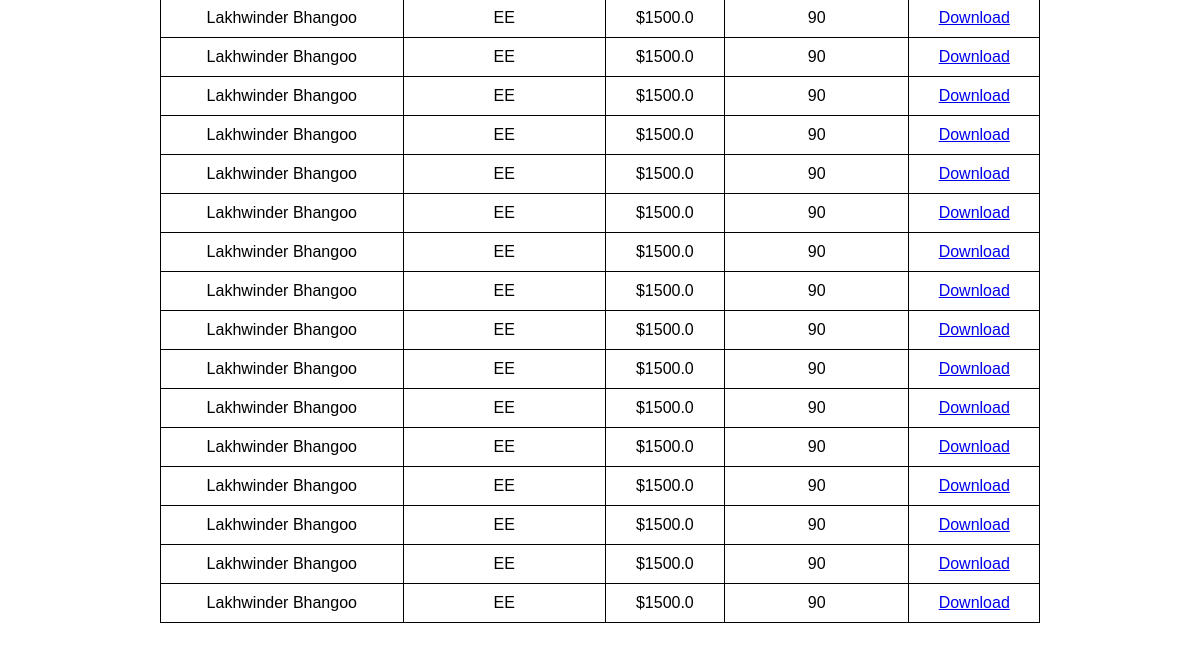
Before: / (lower part) with the older database file.
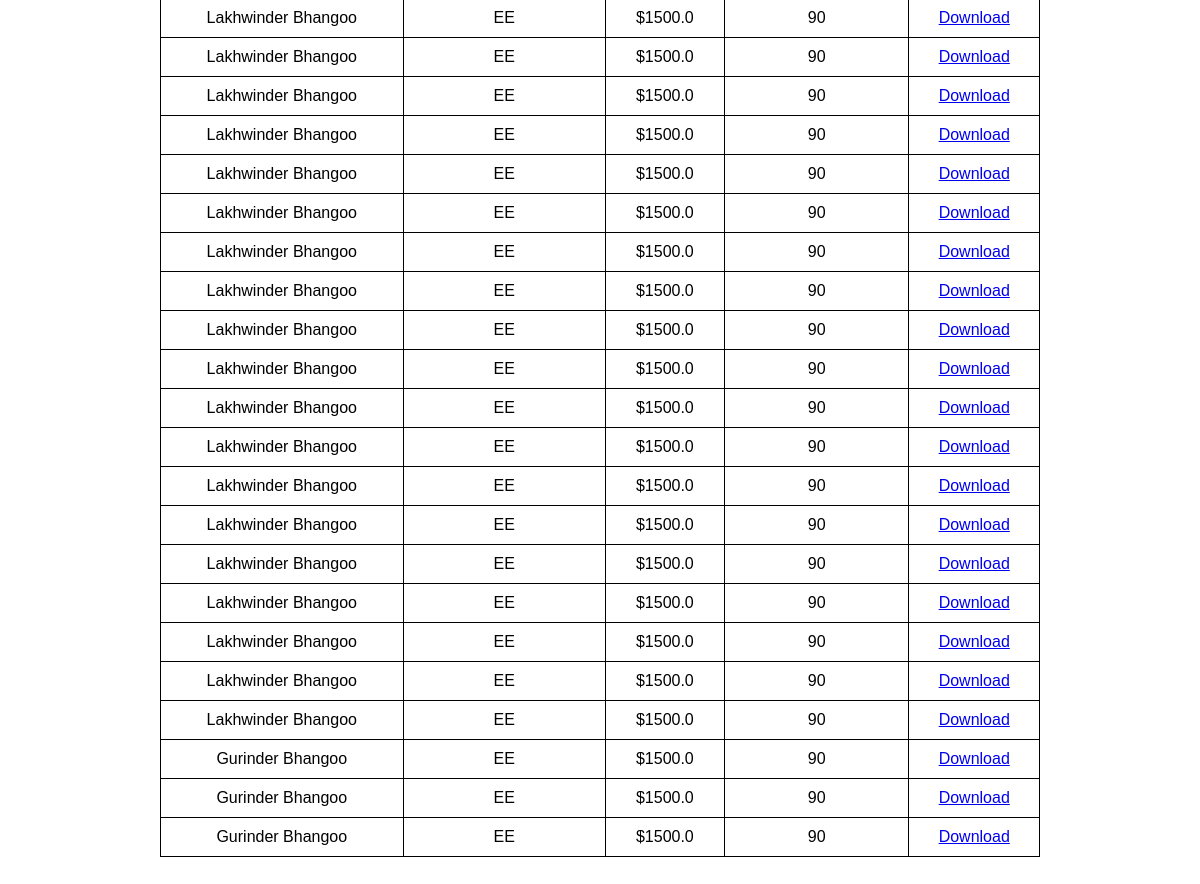
After: the same page with the newer database file.
### app.py (models this page shows)
class Quote(db.Model):
    id = db.Column(db.Integer, primary_key=True)
    customer_name = db.Column(db.String(100), nullable=False)
    recipient_email = db.Column(db.String(100), nullable=False)
    product_details = db.Column(db.Text, nullable=False)
    price = db.Column(db.Float, nullable=False)
    validity = db.Column(db.Integer, nullable=False)
    pdf_filename = db.Column(db.String(100), nullable=False)
    roof_square_feet = db.Column(db.Float, nullable=True)  # Roof Area
    roof_image_url = db.Column(db.String(255), nullable=True)  # Store Image URL

### app.py (the view)
@app.route("/")
def home():
    quotes = Quote.query.all()  # Fetch all quotes from the database
    return render_template("index.html", quotes=quotes)

### templates/index.html (shortened to what this page needs)
<!DOCTYPE html>
<html lang="en">
<head>
</head>
<body>
    <table>
        {% for quote in quotes %}
        <tr>
            <td>{{ quote.customer_name }}</td>
            <td>{{ quote.product_details }}</td>
            <td>${{ quote.price }}</td>
            <td>{{ quote.validity }}</td>
            <td><a href="{{ quote.pdf_filename }}" download>Download</a></td>
        </tr>
        {% endfor %}
    </table>
</body>
</html>

### templates/index.html (style rules this page uses)
body { font-family: Arial, sans-serif; text-align: center; margin: 50px; }
table { width: 80%; margin: auto; border-collapse: collapse; }

Changed rows visible on the page:
added Quote: customer_name "Lakhwinder Bhangoo", product_details "EE", price "1500.0", validity "90"
added Quote: customer_name "Lakhwinder Bhangoo", product_details "EE", price "1500.0", validity "90"
added Quote: customer_name "Lakhwinder Bhangoo", product_details "EE", price "1500.0", validity "90"
added Quote: customer_name "Gurinder Bhangoo", product_details "EE", price "1500.0", validity "90"
added Quote: customer_name "Gurinder Bhangoo", product_details "EE", price "1500.0", validity "90"
added Quote: customer_name "Gurinder Bhangoo", product_details "EE", price "1500.0", validity "90"
